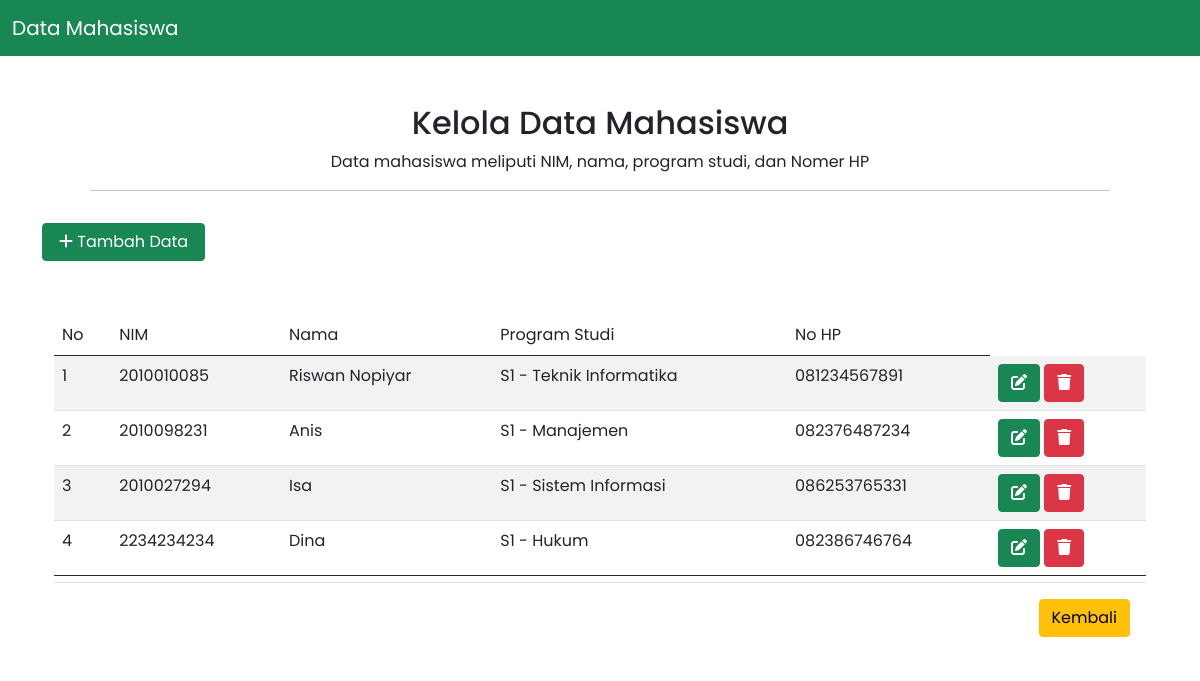
The page /pages/mahasiswa/index.php (signed in) on the database its author committed.
### tables this page shows
CREATE TABLE `mahasiswa` (
  `id` int(5) NOT NULL,
  `NIM` varchar(15) NOT NULL,
  `nama` varchar(40) NOT NULL,
  `program_studi` varchar(30) NOT NULL,
  `no_hp` varchar(15) NOT NULL
);

### pages/mahasiswa/index.php (the view, shortened to what this page needs)
<?php
require "../../koneksi/koneksi.php";
$SQL = "SELECT * FROM mahasiswa";
$query_results = mysqli_query($conn, $SQL);
$rows = [];
while ( $row = mysqli_fetch_assoc($query_results) )
{
  $rows[] = $row;
}
?>
<!doctype html>
<html lang="en">
  <head>
  <link href="https://cdn.jsdelivr.net/npm/bootstrap@5.0.2/dist/css/bootstrap.min.css" rel="stylesheet">
	<link rel="stylesheet" href="https://use.fontawesome.com/releases/v6.1.1/css/all.css"/>
	<link rel="stylesheet" href="../../src/index.css">
    <link rel="stylesheet" type="text/css" href="https://cdn.datatables.net/1.11.3/css/dataTables.bootstrap5.min.css">
  </head>
  <body>
  <nav class="navbar navbar-light bg-success">
    <div class="container-fluid">
      <a class="navbar-brand text-white" href="../../index.php">Data Mahasiswa</a>
    </div>
  </nav>
  <main class="container-md">
    <section class="p-4 shadow-4 rounded-3 bg-white text-center px-5 pt-5">
      <h2>Kelola Data Mahasiswa</h2>
      <p>Data mahasiswa meliputi NIM, nama, program studi, dan Nomer HP</p>
      <hr class="my-2" />
    </section>
    <button class="btn btn-success px-3 rounded mb-5" data-bs-toggle="modal" data-bs-target="#modal-create">
      <i class="fa-solid fa-plus"></i> Tambah Data
    </button>
    <section class="container md:d-flex justify-content-center gap-3">
      <table id="table_id" class="table table-striped" style="width: 100%;">
        <thead>
          <tr>
            <td>No</td>
            <td>NIM</td>
            <td>Nama</td>
            <td>Program Studi</td>
            <td>No HP</td>
          </tr>
        </thead>
      <tbody>
<?php
$num = 0;
foreach($rows as $row) {
  $id = $row["id"];
  $NIM = $row["NIM"];
  $nama = $row["nama"];
  $program_studi = $row["program_studi"];
  $no_hp = $row["no_hp"];
  $num++;
  echo <<<EOT
    <tr>
      <td>$num</td>
      <td>$NIM</td>
      <td>$nama</td>
      <td>$program_studi</td>
      <td>$no_hp</td>
      <td class="flex gap-2">
        <a href="./update.php?id=$id" class="btn btn-success"><i class="fa-solid fa-edit"></i></a>
        <a href="./delete.php?id=$id" class="btn btn-danger"><i class="fa-solid fa-trash"></i></a>
      </td>
    </tr>
  EOT;
}
?>
      </table>
        <div class="modal-footer">
          <a href="../../index.php" class="btn btn-warning">Kembali</a>
        </div>
    </section>
  </main>
  </body>
</html>

### css/index.css (style rules this page uses)
* { font-family: 'Poppins' }
body { background-color: white }

### rows shown on the page
mahasiswa: NIM "2010010085", nama "Riswan Nopiyar", program_studi "S1 - Teknik Informatika", no_hp "081234567891"
mahasiswa: NIM "2010098231", nama "Anis", program_studi "S1 - Manajemen", no_hp "082376487234"
mahasiswa: NIM "2010027294", nama "Isa", program_studi "S1 - Sistem Informasi", no_hp "086253765331"
mahasiswa: NIM "2234234234", nama "Dina", program_studi "S1 - Hukum", no_hp "082386746764"
